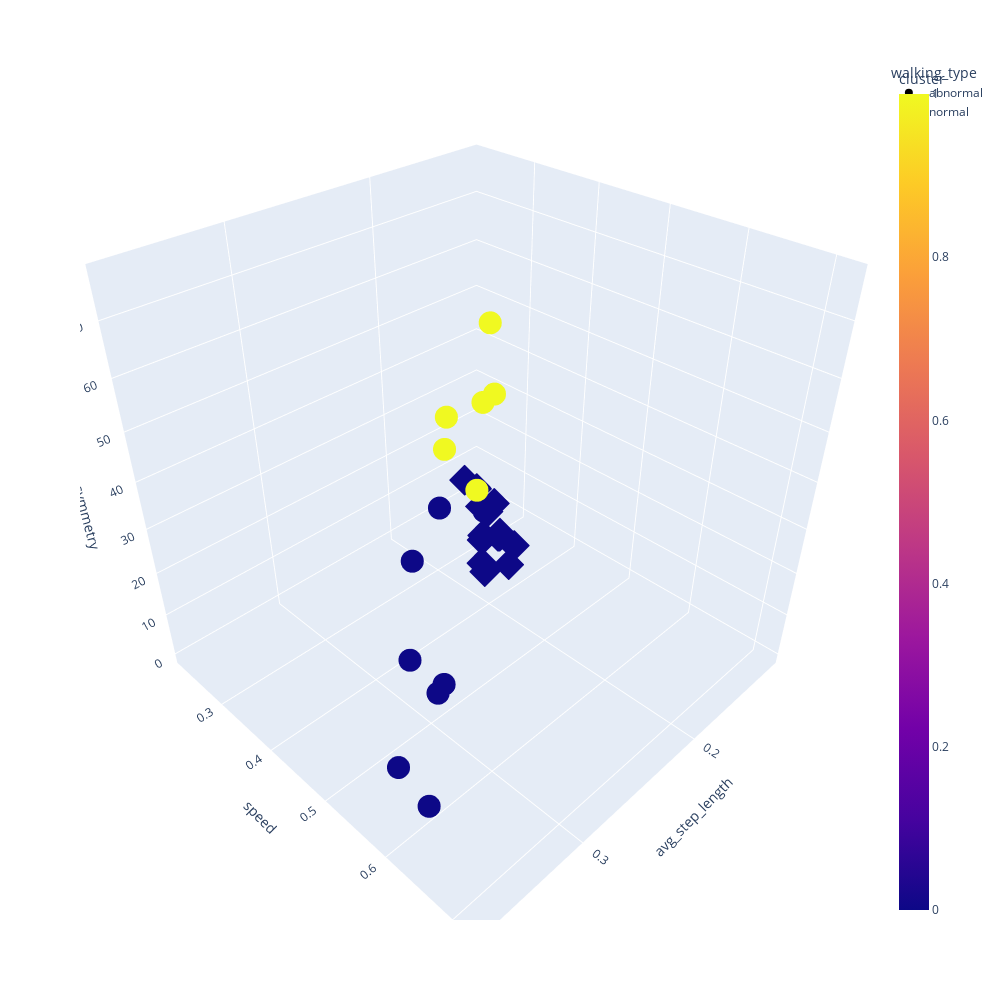

This figure's notebook cell:
### Code cell
from sklearn.mixture import GaussianMixture
import matplotlib.pyplot as plt
import pandas as pd

# Clustering only fron videos
data = front_videos

# Selecting the three variables for clustering
columns = ['avg_step_length', 'speed', 'asymmetry']
X = data[columns]

# Creating the GMM model with 2 clusters
gmm = GaussianMixture(n_components=2)

# Fitting the model to the data
gmm.fit(X)

# Getting the predicted cluster labels
predicted_labels = gmm.predict(X)

# Adding the predicted labels to the original data
data['cluster'] = predicted_labels

# Using Plotly Express for 3D scatter plot
fig = px.scatter_3d(data, x=columns[0], y=columns[1], z=columns[2], color='cluster', symbol='walking_type', width=1000, height=1000)
fig.show()

### Figure 1 — Plotly figure (JSON) as saved in the notebook; plotly's stock layout.template omitted (floating-point values rounded to 4 significant figures)
{"data": [{"hovertemplate": "walking_type=abnormal<br>avg_step_length=%{x}<br>speed=%{y}<br>asymmetry=%{z}<br>cluster=%{marker.color}<extra></extra>", "legendgroup": "abnormal", "marker": {"color": [0, 1, 1, 0, 0, 1, 0, 0, 1, 1, 1, 0, 0, 0], "coloraxis": "coloraxis", "symbol": "circle"}, "mode": "markers", "name": "abnormal", "scene": "scene", "showlegend": true, "type": "scatter3d", "x": [0.2889, 0.1723, 0.1774, 0.3525, 0.3543, 0.3712, 0.2815, 0.2781, 0.1733, 0.1873, 0.1624, 0.2034, 0.261, 0.1857], "y": [0.4882, 0.2585, 0.342, 0.6102, 0.5682, 0.7172, 0.4222, 0.4757, 0.2655, 0.3725, 0.333, 0.3129, 0.3871, 0.3611], "z": [1.555, 21.72, 39.07, 4.326, 8.602, 76.77, 1.21, 0.02453, 30.18, 58.51, 38.47, 15.72, 18.52, 15.97]}, {"hovertemplate": "walking_type=normal<br>avg_step_length=%{x}<br>speed=%{y}<br>asymmetry=%{z}<br>cluster=%{marker.color}<extra></extra>", "legendgroup": "normal", "marker": {"color": [0, 0, 0, 0, 0, 0, 0, 0, 0, 0, 0, 0, 0], "coloraxis": "coloraxis", "symbol": "diamond"}, "mode": "markers", "name": "normal", "scene": "scene", "showlegend": true, "type": "scatter3d", "x": [0.1355, 0.1571, 0.165, 0.136, 0.1504, 0.1777, 0.1582, 0.1665, 0.1199, 0.1802, 0.1853, 0.1278, 0.1642], "y": [0.2222, 0.3365, 0.3173, 0.272, 0.3222, 0.3929, 0.3665, 0.3167, 0.2167, 0.3469, 0.3626, 0.2691, 0.3167], "z": [5.644, 3.558, 1.429, 0.8212, 0.1572, 3.478, 2.922, 10.63, 0.5208, 0.2581, 0.238, 1.589, 2.496]}], "layout": {"coloraxis": {"colorbar": {"title": {"text": "cluster"}}, "colorscale": [[0, "#0d0887"], [0.1111, "#46039f"], [0.2222, "#7201a8"], [0.3333, "#9c179e"], [0.4444, "#bd3786"], [0.5556, "#d8576b"], [0.6667, "#ed7953"], [0.7778, "#fb9f3a"], [0.8889, "#fdca26"], [1, "#f0f921"]]}, "height": 1000, "legend": {"title": {"text": "walking_type"}, "tracegroupgap": 0}, "margin": {"t": 60}, "scene": {"domain": {"x": [0, 1], "y": [0, 1]}, "xaxis": {"title": {"text": "avg_step_length"}}, "yaxis": {"title": {"text": "speed"}}, "zaxis": {"title": {"text": "asymmetry"}}}, "width": 1000}}
